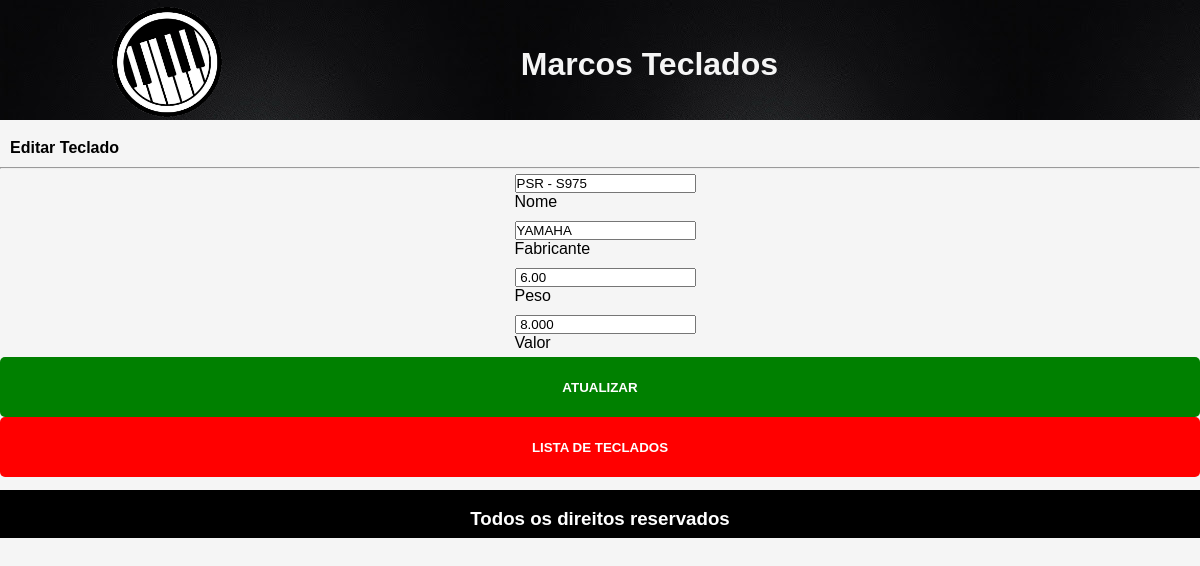
The page /editar.php?id=16 on the database its author committed.
### tables this page shows
CREATE TABLE IF NOT EXISTS `teclados` (
  `id` int(11) NOT NULL AUTO_INCREMENT,
  `nome` varchar(255) NOT NULL,
  `fabricante` varchar(255) NOT NULL,
  `peso` decimal(5,2) NOT NULL,
  `valor` decimal(6,3) NOT NULL,
  PRIMARY KEY (`id`)
);

### editar.php (the view, shortened to what this page needs)
<?php
    include_once 'nav.php';
    include_once 'db_conect.php';
    if(isset($_GET['id'])){
    $id = mysqli_escape_string($connect, $_GET['id']);
    $sql = "SELECT * FROM teclados WHERE id = '$id'";
    $resultado = mysqli_query($connect, $sql);
    $dados = mysqli_fetch_array($resultado);
}
?>
<h4 class="lista">Editar Teclado</h4>
<hr>
<form action="update.php" method="POST">
    <div class="es">
    <input type="text" name="nome" id="nome" value="<?php echo $dados['nome']; ?>">
    <label for="nome">Nome</label>
    </div>
    <div class="es">
    <input type="text" name="fabricante" id="fabricante" value="<?php echo $dados['fabricante'] ?>">
    <label for="fabricante">Fabricante</label>
    </div>
    <div class="es">
    <input type="text" name="peso" id="peso" value=" <?php echo $dados['peso'] ?>" >
    <label for="peso">Peso</label>
    </div>
    <div class="es">
    <input type="text" name="valor" id="valor" value=" <?php echo $dados['valor'] ?>" >
    <label for="valor">Valor</label>
    </div>
    <button type="submit" name="btn-update"  class="botaoedit1"> Atualizar</button>
</form>
<button class="botaoedit2"><a href="cadastro.php" class="botaoedit2">Lista de Teclados</a></button>
<?php
    include_once 'footer.php';
?>

### css/style.css (style rules this page uses)
* { margin: 0; padding: 0; }
body { font-size: 1em; font-family: Arial, Helvetica, sans-serif; background: whitesmoke; }
.lista { padding: 10px; }
.es { padding: 2px; width: 100%; margin: 3px; display: inline-grid; align-items: center; justify-content: center; }
.botaoedit1 { color: #FFF; background-color: green; border: none; height: 60px; padding: 0 20px; text-transform: uppercase; font-weight: bold; cursor: pointer; text-decoration: none; border-radius: 5px; width: 100%; }
.botaoedit2 { width: 100%; color: #FFF; background-color: red; border: none; height: 60px; padding: 0 20px; text-transform: uppercase; font-weight: bold; cursor: pointer; text-decoration: none; border-radius: 5px; text-decoration: none; }
.botaoedit2 a { color: #FFF; text-decoration: none; }

### rows shown on the page
teclados: nome "PSR - S975", fabricante "YAMAHA", peso "6.00", valor "8.000"
